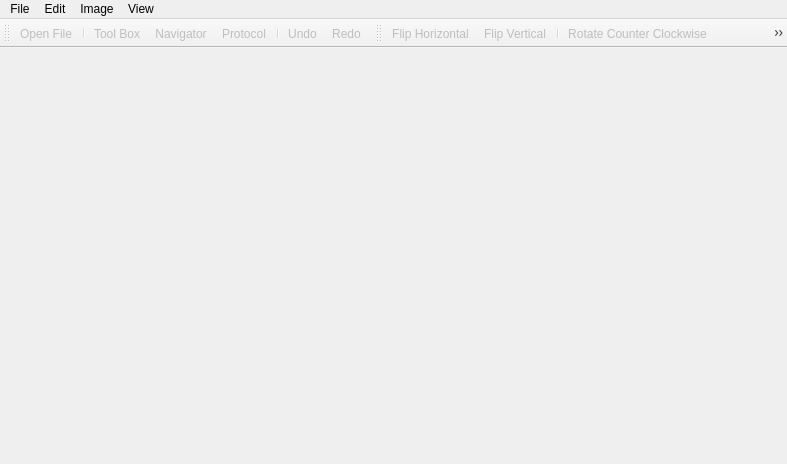
<?xml version="1.0" encoding="UTF-8"?>
<ui version="4.0">
 <class>FormMainWin</class>
 <widget class="QMainWindow" name="FormMainWin">
  <property name="geometry">
   <rect>
    <x>0</x>
    <y>0</y>
    <width>787</width>
    <height>464</height>
   </rect>
  </property>
  <property name="windowTitle">
   <string>qPhotoLab</string>
  </property>
  <widget class="QWidget" name="centralwidget"/>
  <widget class="QMenuBar" name="m_pMenuBar">
   <property name="geometry">
    <rect>
     <x>0</x>
     <y>0</y>
     <width>787</width>
     <height>21</height>
    </rect>
   </property>
   <widget class="QMenu" name="menuFIle">
    <property name="title">
     <string>File</string>
    </property>
    <addaction name="m_pActionFileOpen"/>
    <addaction name="separator"/>
    <addaction name="m_pActionExit"/>
   </widget>
   <widget class="QMenu" name="menuView">
    <property name="title">
     <string>View</string>
    </property>
    <addaction name="separator"/>
    <addaction name="m_pActionToolBox"/>
    <addaction name="m_pActionNavigator"/>
    <addaction name="m_pActionProtocol"/>
    <addaction name="separator"/>
   </widget>
   <widget class="QMenu" name="menuImage">
    <property name="title">
     <string>Image</string>
    </property>
    <widget class="QMenu" name="menuTransform">
     <property name="title">
      <string>Transform</string>
     </property>
     <addaction name="m_pActionFlipHori"/>
     <addaction name="m_pActionFlipVert"/>
     <addaction name="separator"/>
     <addaction name="separator"/>
     <addaction name="m_pActionRotCCW"/>
     <addaction name="m_pActionRotCW"/>
     <addaction name="m_pActionRot180"/>
    </widget>
    <widget class="QMenu" name="menuMode">
     <property name="title">
      <string>Mode</string>
     </property>
     <addaction name="m_pActionModeBitmap"/>
     <addaction name="m_pActionModeGrayscale"/>
     <addaction name="m_pActionModeRgb"/>
     <addaction name="separator"/>
     <addaction name="m_pActionMode8Bit"/>
     <addaction name="m_pActionMode16Bit"/>
    </widget>
    <widget class="QMenu" name="menuCorrections">
     <property name="title">
      <string>Corrections</string>
     </property>
     <addaction name="m_pActionInvert"/>
    </widget>
    <addaction name="menuMode"/>
    <addaction name="separator"/>
    <addaction name="menuCorrections"/>
    <addaction name="separator"/>
    <addaction name="menuTransform"/>
   </widget>
   <widget class="QMenu" name="menuEdit">
    <property name="title">
     <string>Edit</string>
    </property>
    <addaction name="m_pActionUndo"/>
    <addaction name="m_pActionRedo"/>
   </widget>
   <addaction name="menuFIle"/>
   <addaction name="menuEdit"/>
   <addaction name="menuImage"/>
   <addaction name="menuView"/>
  </widget>
  <widget class="qLib::qToolBar" name="m_pTbStandard">
   <property name="enabled">
    <bool>true</bool>
   </property>
   <property name="windowTitle">
    <string>toolBar</string>
   </property>
   <attribute name="toolBarArea">
    <enum>TopToolBarArea</enum>
   </attribute>
   <attribute name="toolBarBreak">
    <bool>false</bool>
   </attribute>
   <addaction name="m_pActionFileOpen"/>
   <addaction name="separator"/>
   <addaction name="m_pActionToolBox"/>
   <addaction name="m_pActionNavigator"/>
   <addaction name="m_pActionProtocol"/>
   <addaction name="separator"/>
   <addaction name="m_pActionUndo"/>
   <addaction name="m_pActionRedo"/>
  </widget>
  <widget class="qLib::qToolBar" name="m_pTbTransform">
   <property name="enabled">
    <bool>true</bool>
   </property>
   <property name="windowTitle">
    <string>toolBar</string>
   </property>
   <attribute name="toolBarArea">
    <enum>TopToolBarArea</enum>
   </attribute>
   <attribute name="toolBarBreak">
    <bool>false</bool>
   </attribute>
   <addaction name="m_pActionFlipHori"/>
   <addaction name="m_pActionFlipVert"/>
   <addaction name="separator"/>
   <addaction name="m_pActionRotCCW"/>
   <addaction name="m_pActionRotCW"/>
   <addaction name="m_pActionRot180"/>
   <addaction name="separator"/>
   <addaction name="m_pActionInvert"/>
  </widget>
  <action name="m_pActionFileOpen">
   <property name="enabled">
    <bool>false</bool>
   </property>
   <property name="icon">
    <iconset resource="../Resource/qFsResource.qrc">
     <normaloff>:/AppSpecific/fileOpen.png</normaloff>
     <disabledoff>:/AppSpecific/fileOpen-d.png</disabledoff>:/AppSpecific/fileOpen.png</iconset>
   </property>
   <property name="text">
    <string>Open File...</string>
   </property>
   <property name="shortcut">
    <string>Ctrl+O</string>
   </property>
  </action>
  <action name="m_pActionExit">
   <property name="enabled">
    <bool>false</bool>
   </property>
   <property name="icon">
    <iconset resource="../Resource/qFsResource.qrc">
     <normaloff>:/AppSpecific/exit.png</normaloff>
     <disabledoff>:/AppSpecific/exit-d.png</disabledoff>:/AppSpecific/exit.png</iconset>
   </property>
   <property name="text">
    <string>Exit</string>
   </property>
   <property name="shortcut">
    <string>Ctrl+Q</string>
   </property>
  </action>
  <action name="m_pActionNavigator">
   <property name="checkable">
    <bool>true</bool>
   </property>
   <property name="enabled">
    <bool>false</bool>
   </property>
   <property name="icon">
    <iconset resource="../Resource/qFsResource.qrc">
     <normaloff>:/AppSpecific/navigator_off.png</normaloff>
     <normalon>:/AppSpecific/navigator_on.png</normalon>:/AppSpecific/navigator_off.png</iconset>
   </property>
   <property name="text">
    <string>Navigator</string>
   </property>
   <property name="toolTip">
    <string>Toggle the Navigator</string>
   </property>
   <property name="shortcut">
    <string>Alt+N</string>
   </property>
  </action>
  <action name="m_pActionFlipHori">
   <property name="enabled">
    <bool>false</bool>
   </property>
   <property name="icon">
    <iconset resource="../Resource/qFsResource.qrc">
     <normaloff>:/AppSpecific/flipHori.png</normaloff>
     <disabledoff>:/AppSpecific/flipHori-d.png</disabledoff>:/AppSpecific/flipHori.png</iconset>
   </property>
   <property name="text">
    <string>Flip Horizontal</string>
   </property>
  </action>
  <action name="m_pActionUndo">
   <property name="enabled">
    <bool>false</bool>
   </property>
   <property name="icon">
    <iconset resource="../Resource/qFsResource.qrc">
     <normaloff>:/AppSpecific/undo.png</normaloff>
     <disabledoff>:/AppSpecific/undo-d.png</disabledoff>:/AppSpecific/undo.png</iconset>
   </property>
   <property name="text">
    <string>Undo</string>
   </property>
   <property name="shortcut">
    <string>Ctrl+Z</string>
   </property>
  </action>
  <action name="m_pActionRedo">
   <property name="enabled">
    <bool>false</bool>
   </property>
   <property name="icon">
    <iconset resource="../Resource/qFsResource.qrc">
     <normaloff>:/AppSpecific/redo.png</normaloff>
     <disabledoff>:/AppSpecific/redo-d.png</disabledoff>:/AppSpecific/redo.png</iconset>
   </property>
   <property name="text">
    <string>Redo</string>
   </property>
   <property name="shortcut">
    <string>Ctrl+Shift+Z</string>
   </property>
  </action>
  <action name="m_pActionFlipVert">
   <property name="enabled">
    <bool>false</bool>
   </property>
   <property name="icon">
    <iconset resource="../Resource/qFsResource.qrc">
     <normaloff>:/AppSpecific/flipVert.png</normaloff>
     <disabledoff>:/AppSpecific/flipVert-d.png</disabledoff>:/AppSpecific/flipVert.png</iconset>
   </property>
   <property name="text">
    <string>Flip Vertical</string>
   </property>
  </action>
  <action name="m_pActionRotCCW">
   <property name="enabled">
    <bool>false</bool>
   </property>
   <property name="icon">
    <iconset resource="../Resource/qFsResource.qrc">
     <normaloff>:/AppSpecific/rotateCCW.png</normaloff>
     <disabledoff>:/AppSpecific/rotateCCW-d.png</disabledoff>:/AppSpecific/rotateCCW.png</iconset>
   </property>
   <property name="text">
    <string>Rotate Counter Clockwise</string>
   </property>
  </action>
  <action name="m_pActionRotCW">
   <property name="enabled">
    <bool>false</bool>
   </property>
   <property name="icon">
    <iconset resource="../Resource/qFsResource.qrc">
     <normaloff>:/AppSpecific/rotateCW.png</normaloff>
     <disabledoff>:/AppSpecific/rotateCW-d.png</disabledoff>:/AppSpecific/rotateCW.png</iconset>
   </property>
   <property name="text">
    <string>Rotate Clockwise</string>
   </property>
  </action>
  <action name="m_pActionRot180">
   <property name="enabled">
    <bool>false</bool>
   </property>
   <property name="icon">
    <iconset resource="../Resource/qFsResource.qrc">
     <normaloff>:/AppSpecific/rotate180.png</normaloff>
     <disabledoff>:/AppSpecific/rotate180-d.png</disabledoff>:/AppSpecific/rotate180.png</iconset>
   </property>
   <property name="text">
    <string>Rotate 180°</string>
   </property>
  </action>
  <action name="m_pActionInvert">
   <property name="enabled">
    <bool>false</bool>
   </property>
   <property name="icon">
    <iconset resource="../Resource/qFsResource.qrc">
     <normaloff>:/AppSpecific/invert.png</normaloff>
     <disabledoff>:/AppSpecific/invert-d.png</disabledoff>:/AppSpecific/invert.png</iconset>
   </property>
   <property name="text">
    <string>Invert Image</string>
   </property>
   <property name="shortcut">
    <string>Ctrl+I</string>
   </property>
  </action>
  <action name="m_pActionToolBox">
   <property name="checkable">
    <bool>true</bool>
   </property>
   <property name="enabled">
    <bool>false</bool>
   </property>
   <property name="icon">
    <iconset resource="../Resource/qFsResource.qrc">
     <normaloff>:/AppSpecific/toolbox_off.png</normaloff>
     <normalon>:/AppSpecific/toolbox_on.png</normalon>:/AppSpecific/toolbox_off.png</iconset>
   </property>
   <property name="text">
    <string>Tool Box</string>
   </property>
   <property name="shortcut">
    <string>Alt+T</string>
   </property>
  </action>
  <action name="m_pActionProtocol">
   <property name="checkable">
    <bool>true</bool>
   </property>
   <property name="enabled">
    <bool>false</bool>
   </property>
   <property name="icon">
    <iconset resource="../Resource/qFsResource.qrc">
     <normaloff>:/AppSpecific/protocol_off.png</normaloff>
     <normalon>:/AppSpecific/protocol_on.png</normalon>:/AppSpecific/protocol_off.png</iconset>
   </property>
   <property name="text">
    <string>Protocol</string>
   </property>
   <property name="shortcut">
    <string>Alt+P</string>
   </property>
  </action>
  <action name="m_pActionModeRgb">
   <property name="checkable">
    <bool>true</bool>
   </property>
   <property name="enabled">
    <bool>false</bool>
   </property>
   <property name="text">
    <string>RGB-color</string>
   </property>
  </action>
  <action name="m_pActionMode8Bit">
   <property name="checkable">
    <bool>true</bool>
   </property>
   <property name="enabled">
    <bool>false</bool>
   </property>
   <property name="text">
    <string>8 Bit/Channel</string>
   </property>
  </action>
  <action name="m_pActionMode16Bit">
   <property name="checkable">
    <bool>true</bool>
   </property>
   <property name="enabled">
    <bool>false</bool>
   </property>
   <property name="text">
    <string>16 Bit/Channel</string>
   </property>
  </action>
  <action name="m_pActionModeGrayscale">
   <property name="checkable">
    <bool>true</bool>
   </property>
   <property name="enabled">
    <bool>false</bool>
   </property>
   <property name="text">
    <string>Grayscale</string>
   </property>
  </action>
  <action name="m_pActionModeBitmap">
   <property name="checkable">
    <bool>true</bool>
   </property>
   <property name="enabled">
    <bool>false</bool>
   </property>
   <property name="text">
    <string>Bitmap</string>
   </property>
  </action>
 </widget>
 <customwidgets>
  <customwidget>
   <class>qLib::qToolBar</class>
   <extends>QToolBar</extends>
   <header location="global">qToolBar.h</header>
  </customwidget>
 </customwidgets>
 <resources>
  <include location="../Resource/qFsResource.qrc"/>
 </resources>
 <connections/>
</ui>
